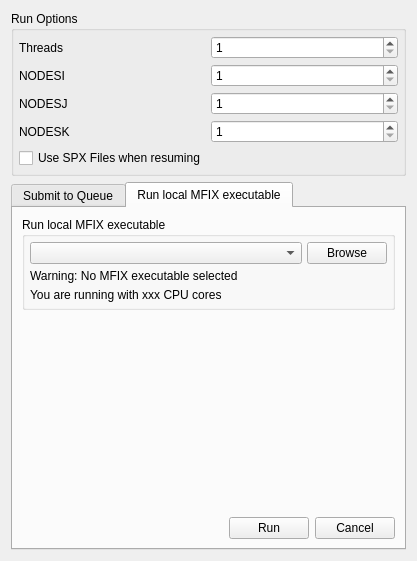
<?xml version="1.0" encoding="UTF-8"?>
<ui version="4.0">
 <class>run_dialog</class>
 <widget class="QDialog" name="run_dialog">
  <property name="geometry">
   <rect>
    <x>0</x>
    <y>0</y>
    <width>417</width>
    <height>561</height>
   </rect>
  </property>
  <property name="windowTitle">
   <string>Run</string>
  </property>
  <layout class="QGridLayout" name="gridLayout_4">
   <item row="1" column="0">
    <widget class="QGroupBox" name="groupbox_run_options">
     <property name="sizePolicy">
      <sizepolicy hsizetype="MinimumExpanding" vsizetype="Maximum">
       <horstretch>0</horstretch>
       <verstretch>0</verstretch>
      </sizepolicy>
     </property>
     <property name="title">
      <string>Run Options</string>
     </property>
     <property name="flat">
      <bool>true</bool>
     </property>
     <layout class="QGridLayout" name="gridLayout_2">
      <property name="margin">
       <number>5</number>
      </property>
      <property name="spacing">
       <number>5</number>
      </property>
      <item row="4" column="2">
       <widget class="QSpinBox" name="spinbox_nodesk">
        <property name="minimum">
         <number>1</number>
        </property>
       </widget>
      </item>
      <item row="1" column="2">
       <widget class="QSpinBox" name="spinbox_threads">
        <property name="minimum">
         <number>1</number>
        </property>
       </widget>
      </item>
      <item row="1" column="1">
       <widget class="QLabel" name="label_threads">
        <property name="sizePolicy">
         <sizepolicy hsizetype="Minimum" vsizetype="Preferred">
          <horstretch>0</horstretch>
          <verstretch>0</verstretch>
         </sizepolicy>
        </property>
        <property name="text">
         <string>Threads</string>
        </property>
       </widget>
      </item>
      <item row="3" column="1">
       <widget class="QLabel" name="label_nodesj">
        <property name="text">
         <string>NODESJ</string>
        </property>
       </widget>
      </item>
      <item row="2" column="1">
       <widget class="QLabel" name="label_nodesi">
        <property name="text">
         <string>NODESI</string>
        </property>
       </widget>
      </item>
      <item row="4" column="1">
       <widget class="QLabel" name="label_nodesk">
        <property name="text">
         <string>NODESK</string>
        </property>
       </widget>
      </item>
      <item row="2" column="2">
       <widget class="QSpinBox" name="spinbox_nodesi">
        <property name="minimum">
         <number>1</number>
        </property>
       </widget>
      </item>
      <item row="3" column="2">
       <widget class="QSpinBox" name="spinbox_nodesj">
        <property name="minimum">
         <number>1</number>
        </property>
       </widget>
      </item>
      <item row="5" column="1">
       <widget class="QCheckBox" name="use_spx_checkbox">
        <property name="text">
         <string>Use SPX Files when resuming</string>
        </property>
       </widget>
      </item>
     </layout>
    </widget>
   </item>
   <item row="3" column="0">
    <widget class="QTabWidget" name="tabWidget">
     <property name="sizePolicy">
      <sizepolicy hsizetype="MinimumExpanding" vsizetype="Preferred">
       <horstretch>0</horstretch>
       <verstretch>0</verstretch>
      </sizepolicy>
     </property>
     <property name="currentIndex">
      <number>1</number>
     </property>
     <widget class="QWidget" name="queue">
      <attribute name="title">
       <string>Submit to Queue</string>
      </attribute>
      <layout class="QGridLayout" name="gridLayout_7">
       <item row="2" column="0" colspan="2">
        <spacer name="verticalSpacer">
         <property name="orientation">
          <enum>Qt::Vertical</enum>
         </property>
         <property name="sizeHint" stdset="0">
          <size>
           <width>20</width>
           <height>40</height>
          </size>
         </property>
        </spacer>
       </item>
       <item row="1" column="0" colspan="2">
        <widget class="QGroupBox" name="groupbox_queue_options">
         <property name="enabled">
          <bool>true</bool>
         </property>
         <property name="sizePolicy">
          <sizepolicy hsizetype="MinimumExpanding" vsizetype="Maximum">
           <horstretch>0</horstretch>
           <verstretch>0</verstretch>
          </sizepolicy>
         </property>
         <property name="title">
          <string>Queue Options</string>
         </property>
         <property name="flat">
          <bool>true</bool>
         </property>
         <layout class="QGridLayout" name="groupbox_queue_options_gridlayout">
          <property name="margin">
           <number>5</number>
          </property>
          <property name="spacing">
           <number>5</number>
          </property>
         </layout>
        </widget>
       </item>
       <item row="3" column="1">
        <widget class="QFrame" name="frame_2">
         <property name="frameShape">
          <enum>QFrame::NoFrame</enum>
         </property>
         <property name="frameShadow">
          <enum>QFrame::Plain</enum>
         </property>
         <property name="lineWidth">
          <number>0</number>
         </property>
         <layout class="QGridLayout" name="gridLayout_8">
          <property name="margin">
           <number>0</number>
          </property>
          <item row="0" column="1">
           <widget class="QPushButton" name="button_queue_submit">
            <property name="text">
             <string>Submit</string>
            </property>
           </widget>
          </item>
          <item row="0" column="2">
           <widget class="QPushButton" name="button_queue_cancel">
            <property name="text">
             <string>Cancel</string>
            </property>
           </widget>
          </item>
          <item row="0" column="0">
           <spacer name="horizontalSpacer_2">
            <property name="orientation">
             <enum>Qt::Horizontal</enum>
            </property>
            <property name="sizeHint" stdset="0">
             <size>
              <width>40</width>
              <height>20</height>
             </size>
            </property>
           </spacer>
          </item>
         </layout>
        </widget>
       </item>
       <item row="0" column="0" colspan="2">
        <widget class="QFrame" name="frame">
         <property name="sizePolicy">
          <sizepolicy hsizetype="MinimumExpanding" vsizetype="Maximum">
           <horstretch>0</horstretch>
           <verstretch>0</verstretch>
          </sizepolicy>
         </property>
         <layout class="QGridLayout" name="gridLayout_6">
          <property name="margin">
           <number>5</number>
          </property>
          <property name="spacing">
           <number>5</number>
          </property>
          <item row="0" column="1">
           <widget class="ComboBox" name="combobox_mfix_exe_2">
            <property name="sizePolicy">
             <sizepolicy hsizetype="Minimum" vsizetype="Minimum">
              <horstretch>0</horstretch>
              <verstretch>0</verstretch>
             </sizepolicy>
            </property>
            <property name="focusPolicy">
             <enum>Qt::TabFocus</enum>
            </property>
            <property name="insertPolicy">
             <enum>QComboBox::InsertAtTop</enum>
            </property>
           </widget>
          </item>
          <item row="0" column="2">
           <widget class="QPushButton" name="button_browse_exe_2">
            <property name="sizePolicy">
             <sizepolicy hsizetype="Maximum" vsizetype="Preferred">
              <horstretch>0</horstretch>
              <verstretch>0</verstretch>
             </sizepolicy>
            </property>
            <property name="focusPolicy">
             <enum>Qt::TabFocus</enum>
            </property>
            <property name="toolTip">
             <string>Browse for MFIX executable</string>
            </property>
            <property name="text">
             <string>Browse</string>
            </property>
           </widget>
          </item>
          <item row="0" column="0">
           <widget class="QLabel" name="label">
            <property name="text">
             <string>Executable</string>
            </property>
           </widget>
          </item>
          <item row="1" column="0">
           <widget class="QLabel" name="label_2">
            <property name="text">
             <string>Template</string>
            </property>
           </widget>
          </item>
          <item row="1" column="1">
           <widget class="QComboBox" name="combobox_template"/>
          </item>
          <item row="1" column="2">
           <widget class="QPushButton" name="pushbutton_browse_template">
            <property name="text">
             <string>Browse</string>
            </property>
           </widget>
          </item>
         </layout>
        </widget>
       </item>
      </layout>
     </widget>
     <widget class="QWidget" name="local">
      <attribute name="title">
       <string>Run local MFIX executable</string>
      </attribute>
      <layout class="QGridLayout" name="gridLayout">
       <item row="0" column="0" colspan="2">
        <widget class="QGroupBox" name="groupbox_executable_options">
         <property name="sizePolicy">
          <sizepolicy hsizetype="MinimumExpanding" vsizetype="Maximum">
           <horstretch>0</horstretch>
           <verstretch>0</verstretch>
          </sizepolicy>
         </property>
         <property name="minimumSize">
          <size>
           <width>300</width>
           <height>0</height>
          </size>
         </property>
         <property name="maximumSize">
          <size>
           <width>16777215</width>
           <height>16777215</height>
          </size>
         </property>
         <property name="focusPolicy">
          <enum>Qt::NoFocus</enum>
         </property>
         <property name="title">
          <string>Run local MFIX executable</string>
         </property>
         <property name="flat">
          <bool>true</bool>
         </property>
         <layout class="QGridLayout" name="gridLayout_5">
          <property name="margin">
           <number>5</number>
          </property>
          <property name="spacing">
           <number>5</number>
          </property>
          <item row="2" column="0">
           <widget class="QLabel" name="label_cores_detected">
            <property name="sizePolicy">
             <sizepolicy hsizetype="MinimumExpanding" vsizetype="Minimum">
              <horstretch>0</horstretch>
              <verstretch>0</verstretch>
             </sizepolicy>
            </property>
            <property name="text">
             <string>You are running with xxx CPU cores</string>
            </property>
           </widget>
          </item>
          <item row="0" column="0">
           <widget class="ComboBox" name="combobox_mfix_exe">
            <property name="sizePolicy">
             <sizepolicy hsizetype="Minimum" vsizetype="Maximum">
              <horstretch>0</horstretch>
              <verstretch>0</verstretch>
             </sizepolicy>
            </property>
            <property name="focusPolicy">
             <enum>Qt::TabFocus</enum>
            </property>
            <property name="insertPolicy">
             <enum>QComboBox::InsertAtTop</enum>
            </property>
           </widget>
          </item>
          <item row="0" column="1">
           <widget class="QPushButton" name="button_browse_exe">
            <property name="sizePolicy">
             <sizepolicy hsizetype="Maximum" vsizetype="Minimum">
              <horstretch>0</horstretch>
              <verstretch>0</verstretch>
             </sizepolicy>
            </property>
            <property name="focusPolicy">
             <enum>Qt::TabFocus</enum>
            </property>
            <property name="toolTip">
             <string>Browse for MFIX executable</string>
            </property>
            <property name="text">
             <string>Browse</string>
            </property>
           </widget>
          </item>
          <item row="1" column="0">
           <widget class="QLabel" name="label_mfix_exe_warning">
            <property name="sizePolicy">
             <sizepolicy hsizetype="MinimumExpanding" vsizetype="Minimum">
              <horstretch>0</horstretch>
              <verstretch>0</verstretch>
             </sizepolicy>
            </property>
            <property name="text">
             <string>Warning: No MFIX executable selected</string>
            </property>
           </widget>
          </item>
         </layout>
        </widget>
       </item>
       <item row="1" column="1">
        <spacer name="verticalSpacer_2">
         <property name="orientation">
          <enum>Qt::Vertical</enum>
         </property>
         <property name="sizeType">
          <enum>QSizePolicy::MinimumExpanding</enum>
         </property>
         <property name="sizeHint" stdset="0">
          <size>
           <width>20</width>
           <height>40</height>
          </size>
         </property>
        </spacer>
       </item>
       <item row="2" column="1">
        <widget class="QFrame" name="frame">
         <property name="frameShape">
          <enum>QFrame::NoFrame</enum>
         </property>
         <property name="frameShadow">
          <enum>QFrame::Plain</enum>
         </property>
         <property name="lineWidth">
          <number>0</number>
         </property>
         <layout class="QHBoxLayout" name="horizontalLayout">
          <property name="margin">
           <number>0</number>
          </property>
          <item>
           <spacer name="horizontalSpacer">
            <property name="orientation">
             <enum>Qt::Horizontal</enum>
            </property>
            <property name="sizeHint" stdset="0">
             <size>
              <width>40</width>
              <height>20</height>
             </size>
            </property>
           </spacer>
          </item>
          <item>
           <widget class="QPushButton" name="button_local_run">
            <property name="text">
             <string>Run</string>
            </property>
           </widget>
          </item>
          <item>
           <widget class="QPushButton" name="button_local_cancel">
            <property name="text">
             <string>Cancel</string>
            </property>
           </widget>
          </item>
         </layout>
        </widget>
       </item>
      </layout>
     </widget>
    </widget>
   </item>
  </layout>
 </widget>
 <customwidgets>
  <customwidget>
   <class>ComboBox</class>
   <extends>QComboBox</extends>
   <header>mfixgui.widgets.base</header>
  </customwidget>
 </customwidgets>
 <tabstops>
  <tabstop>spinbox_threads</tabstop>
  <tabstop>spinbox_nodesi</tabstop>
  <tabstop>spinbox_nodesj</tabstop>
  <tabstop>spinbox_nodesk</tabstop>
 </tabstops>
 <resources/>
 <connections/>
</ui>
